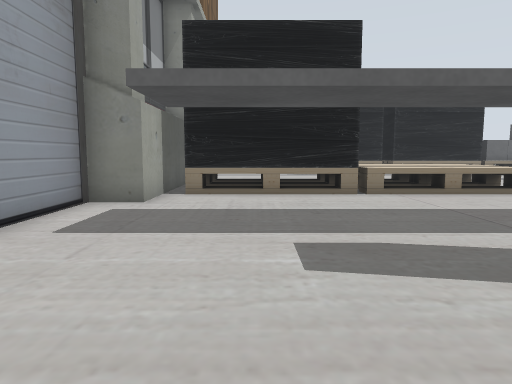
View 1 (above)

20 first-person views from a walk through a robot-simulator world made for Gazebo. The camera is 0.5 m above the floor, tilts 6° down and sees 70° across. The floor is counted in squares, 0.5 m on a side. Each view is taken from the middle of a square. On the plan, view 1 faces up. The plan holds only what a view shows up to about 13 squares ahead; the rest is blank. The place goes on beyond the plan. Simple shapes stand in for some stock models. Some surface patterns are stand-ins.

View 2
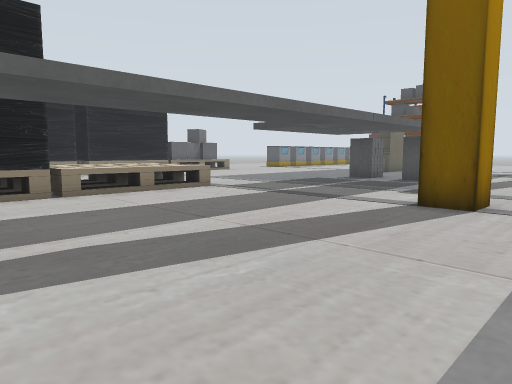

View 3
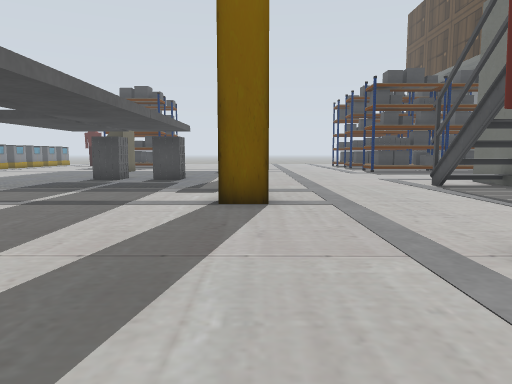

View 4
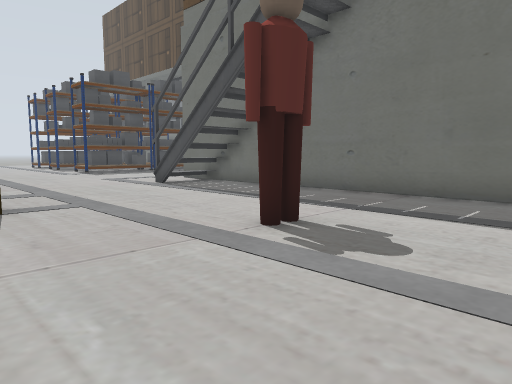

View 5
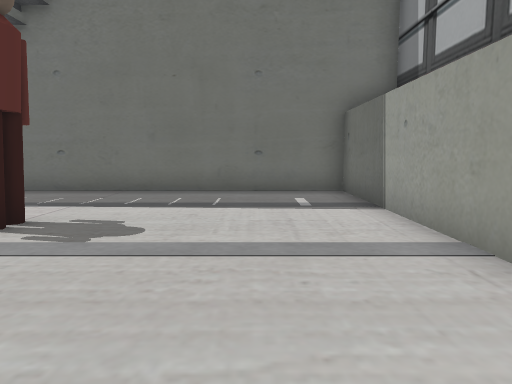

View 6
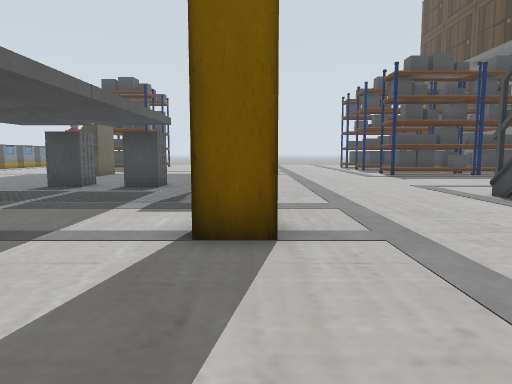

View 7
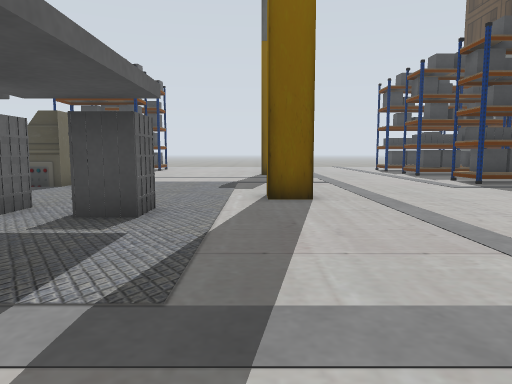

View 8
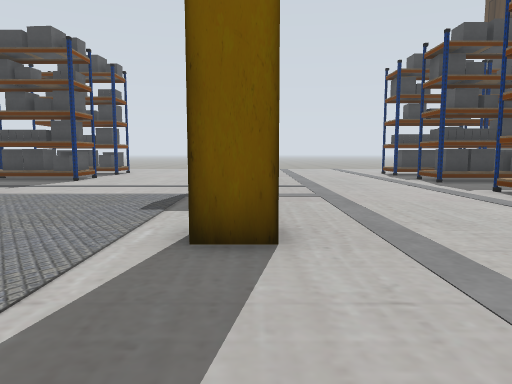

View 9
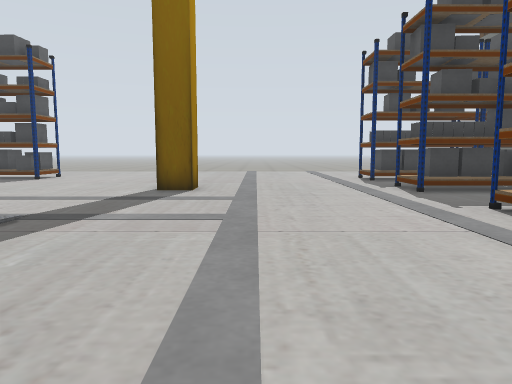

View 10
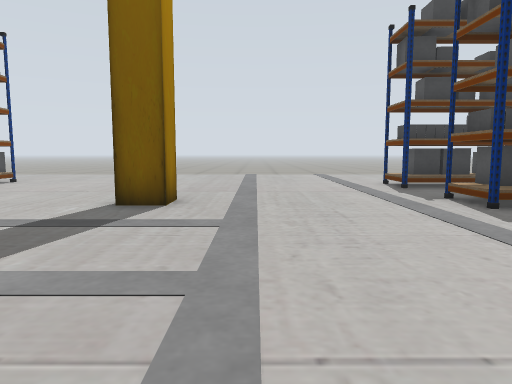

View 11
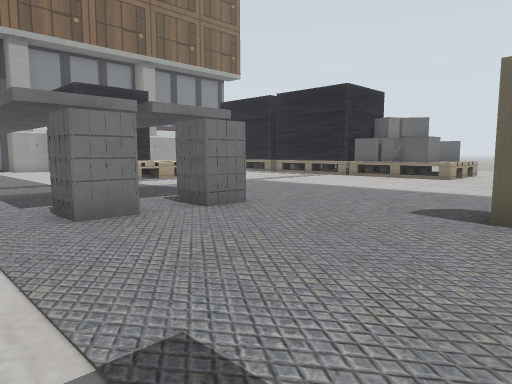

View 12
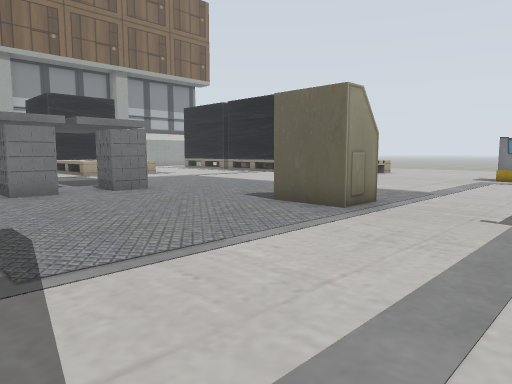

View 13
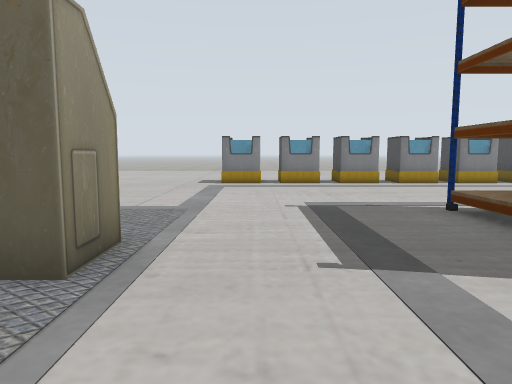

View 14
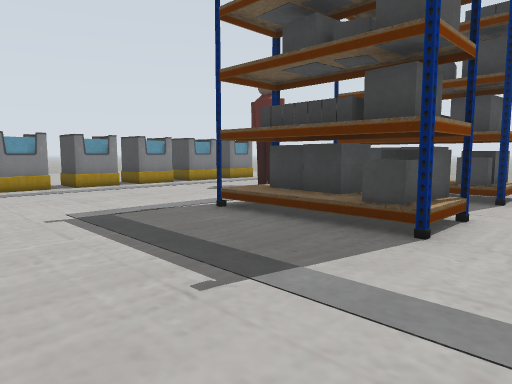

View 15
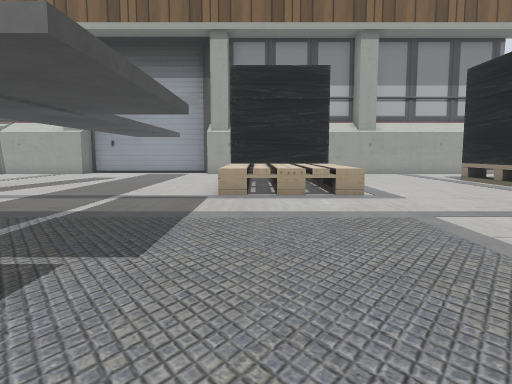

View 16
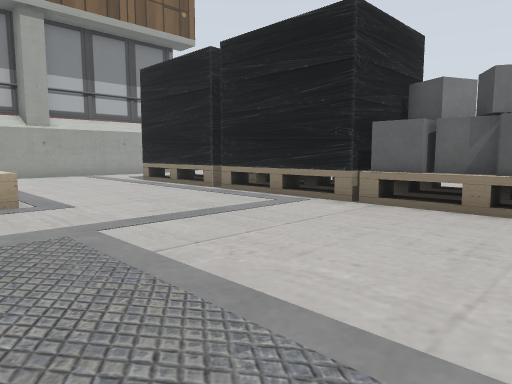

View 17
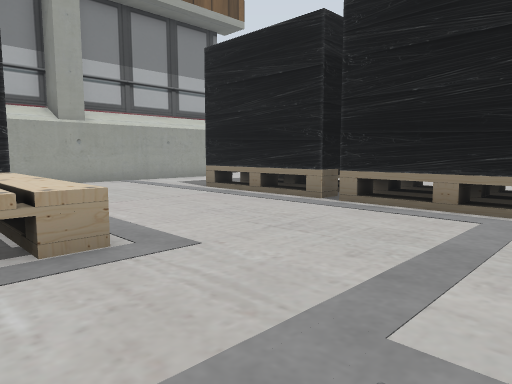

View 18
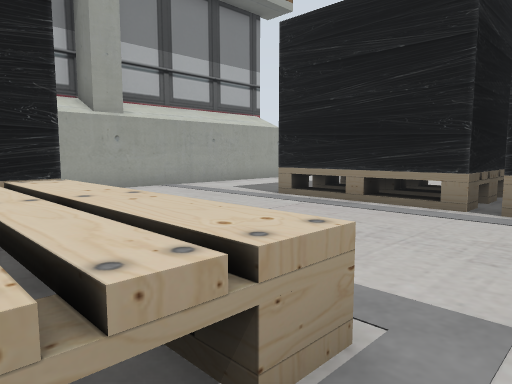

View 19
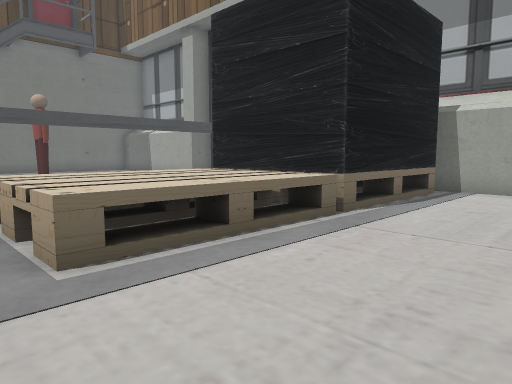

View 20
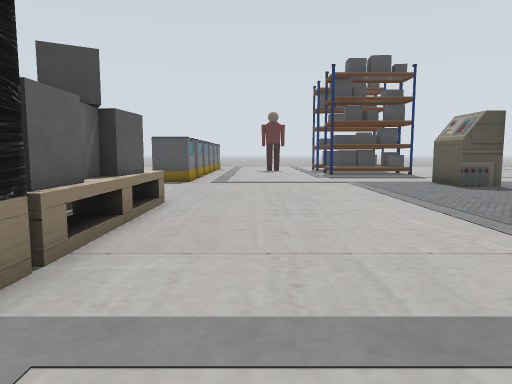

### Floor plan
Key: @ floor where view 1 was taken; # wall or solid block; . floor; = window, fence, low wall or low ledge; C conveyor; P person; B bin; O other object.
Columns run from 4 left of view 1 to 31 right of it. Each row starts with its distance up from view 1.
 19  #....#      ######   ...BBBBBBBBBBB
 18 .#....#########=####...............
 17 .#.................................
 16  #.................................
 15 .#...............................PP
 14 .#..............................
 13 .#.............................
 12 .##########=..................##  ##
 11   #########=..................##  ##
 10   #########=...........==.....##  ##
  9  ######=====...........##.....##..##
  8 ##...........CCCCCC.................
  7  #...........CCCCCC.................
  6  #.CCCCCCCCCCCCCCCO.................
  5  #.CCCCCCCCCCCCCCCO.................
  4   ................................
  3   ..............................
  2   ..........#.......#.........#.....
  1  #..................................
  0  #..@...............................
 -1  #.....PP...........................
 -2  #..................................
 -3  #..................................
 -4  #.........#####..... ..............
 -5  #.........# ##=.....   ##...##..##
 -6 ############  #### ..    #  .##  ##

Positions as (right, up) in squares from view 1, and headings:
1: (0, 0), facing up
2: (0, 0), facing up-right
3: (0, 2), facing right
4: (0, 3), facing down-right
5: (0, 4), facing down
6: (3, 2), facing right
7: (8, 3), facing right
8: (12, 2), facing right
9: (15, 0), facing right
10: (18, 0), facing right
11: (20, 3), facing up-left
12: (24, 3), facing up-left
13: (22, 6), facing up
14: (21, 7), facing up-right
15: (16, 10), facing left
16: (15, 11), facing up-left
17: (11, 11), facing up-left
18: (8, 11), facing up-left
19: (8, 16), facing down-left
20: (8, 16), facing right
